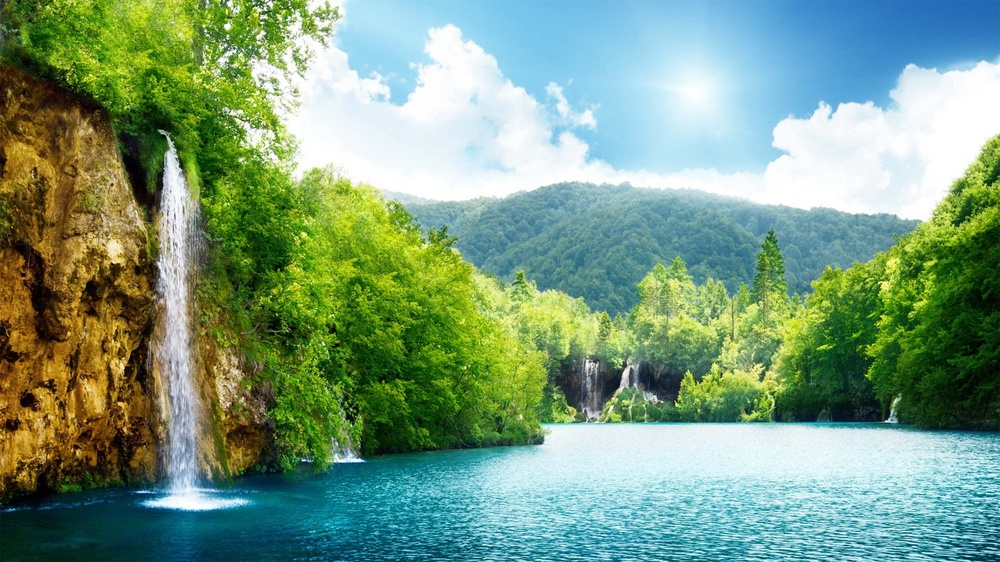
#> input picture lfd/homeworkIII/data.jpg, 1000 x 562 px, shrunk from 2500 x 1406 before the run
$ python svd.py
#> lines starting #> are read from the running program, lines starting #| are printed output that depends on the picture
import numpy as np
import matplotlib.pyplot as plt
import matplotlib.image as mpimg


# assuming image is 3 channeled
def SVD_Image(img,k=None):
    channel_1 = img[:,:,0]
    channel_2 = img[:,:,1]
    channel_3 = img[:,:,2]

    channel_1_svd =  SVD(channel_1,k)
    channel_2_svd =  SVD(channel_2,k)
    channel_3_svd =  SVD(channel_3,k)

    return  np.dstack( [channel_1_svd,channel_2_svd,channel_3_svd]).astype(np.uint8)


# 2-D matrix SVD
def SVD(mat,k=None):
    flag = False
    if mat.shape[0] < mat.shape[1]:
        mat  = mat.T
        flag = True

    if k is None:
        k = mat.shape[1]
    else:
        k = int((k/100)*mat.shape[1])


    # V matrix
    # burada eigen valueler sortladım ona correspond eden vektörlerle falan denedim
    # ancak eigen valueler negatif gelitor burada mutlak değer vb negatiflii atıcak şeyler denedim
    # ancak bunların yardımı dokunmadı
    # ki zaten benim yazdığım SVD bütün eigenvectorlerle hesaplarken tekrar aynı matrixi oluşturuyor ancak
    # K tane seçerken en anlamlı olanları seçemiyor o yüzden kötü sonuç veriyor.
    # yine aşağdaki kod parçasını uğraştığım belli olsun diye bırakıyorum bir sürü şey de denedim
    # ancak yararlı sonuçlar olmadı
    #---------------------------
    #  eigVal, V =  np.linalg.eig(np.dot(mat.T,mat))
    # V=np.array(V).T
    # ev_list = list(zip(eigVal,V))
    # ev_list.sort(key=lambda tup:np.abs(tup[0]), reverse=True)
    # eigVal, V = zip(*ev_list)
    # V=np.array(V).T
    # --------------------------
    eigVal, v =  np.linalg.eig(np.dot(mat.T,mat))
    v=np.array(v).T

    u = np.zeros((mat.shape[0],mat.shape[0]))

    # U matrix

    for i in range(mat.shape[1]):
        u[i] = np.dot(mat,v.T[i]) / np.sqrt(np.abs(eigVal[i]))


    # mat*mat^T den gelen eigenvectorler aynı sıralama mantığıyla U yu ıluşturmayı denedim ancak sıkıntılar çıktı
    # farklı bir metod denedim U yu oluşturmak için daha iyi sonuçlar aldım ama hala çok kötü sonuçlar
    # -------------
    # eigValU, U =  np.linalg.eig(np.dot(mat,mat.T))
    # U = np.array(U).T
    # ev_list = list(zip(eigValU,U))
    # ev_list.sort(key=lambda tup:np.abs(tup[0]), reverse=True)
    # eigValU, U = zip(*ev_list)
    # U = np.array(U)
    #----------
    # Sigma matrix
    # sigma için Sigma = U^T*A*V yi denedim ancak o zaman diagonal bir matrix gelmiyordu
    # ----------------
    s = np.zeros(mat.shape)

    for i in range(len(eigVal)):
        try:
            s[i][i] = np.sqrt(np.abs(eigVal[i]))
        except:
            break

    res = np.dot(u.T[:,:k],np.dot(s[:k,:k],v.T[:k,:]))

    if flag:
        return res.T
    return res

img=mpimg.imread('data.jpg')
#> img is the input picture: shape (562, 1000, 3); mean R, G, B 121.6, 155.2, 126.8
k = [1,5,20,50,100]
for i in k:
    new_img = SVD_Image(img,i)
    mpimg.imsave("after"+str(i)+".jpg",new_img)
#> this loop made 5 passes
#> pass 1, in SVD_Image, `channel_1 = img[:,:,0]`:
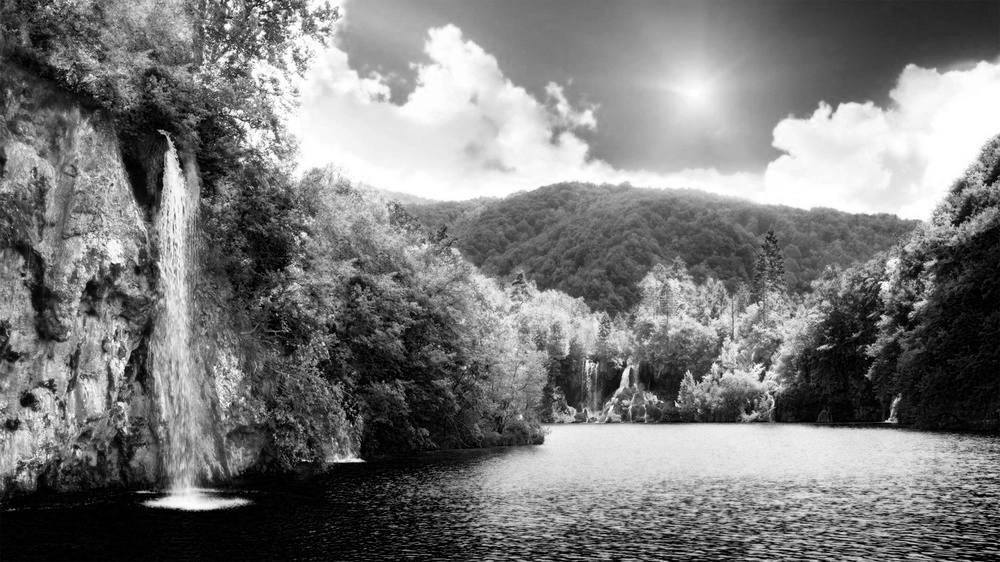
#> channel_1: shape (562, 1000); min 0, max 255, mean 121.6
#> pass 1, in SVD_Image, `channel_2 = img[:,:,1]`:
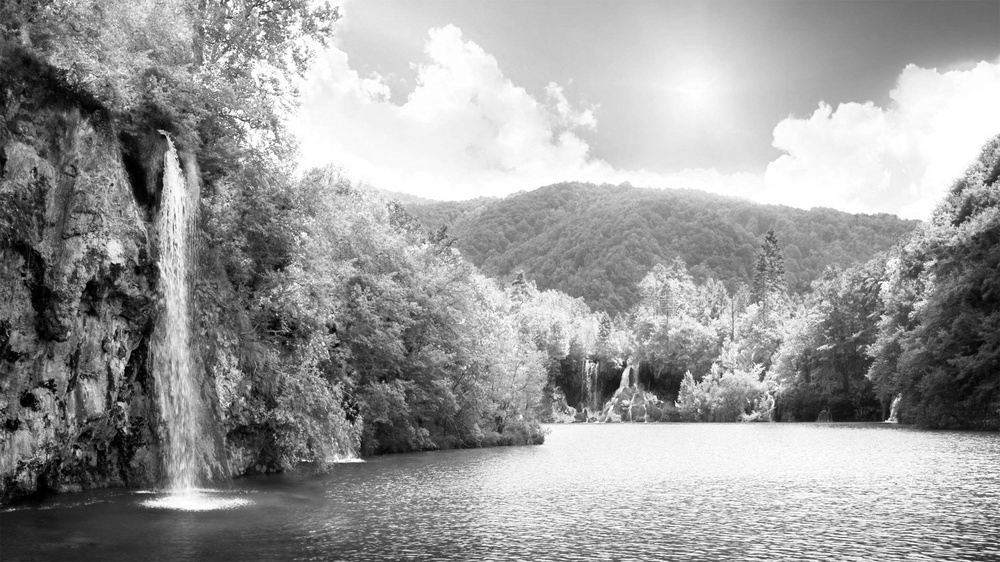
#> channel_2: shape (562, 1000); min 0, max 255, mean 155.2
#> pass 1, in SVD_Image, `channel_3 = img[:,:,2]`:
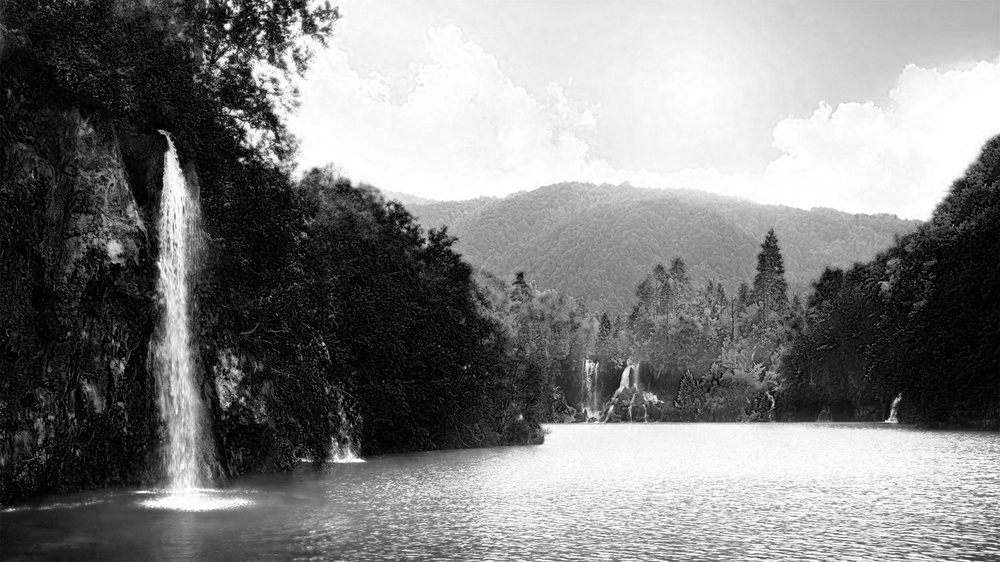
#> channel_3: shape (562, 1000); min 0, max 255, mean 126.8
#> pass 1, in SVD, `mat  = mat.T`:
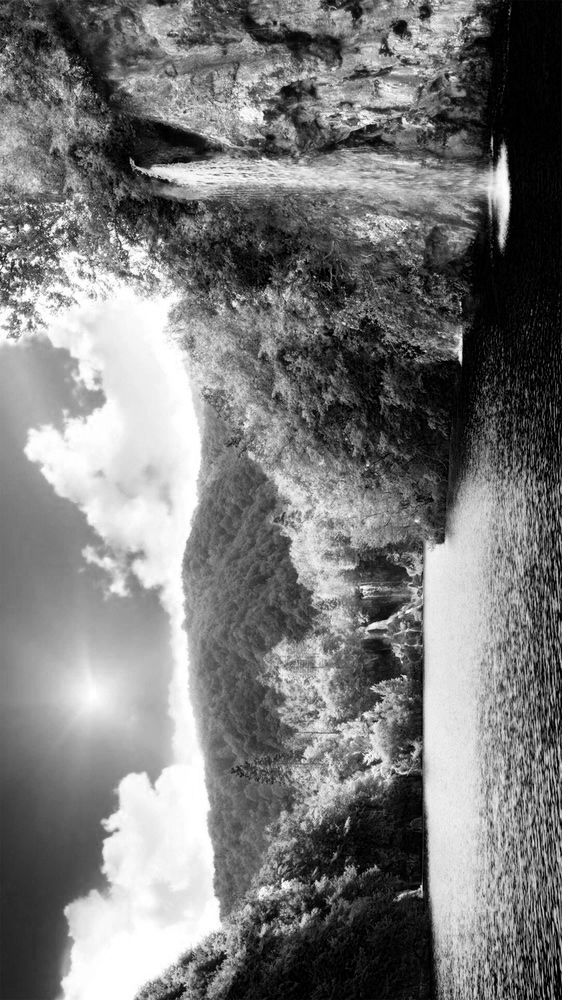
#> mat: shape (1000, 562); min 0, max 255, mean 121.6
